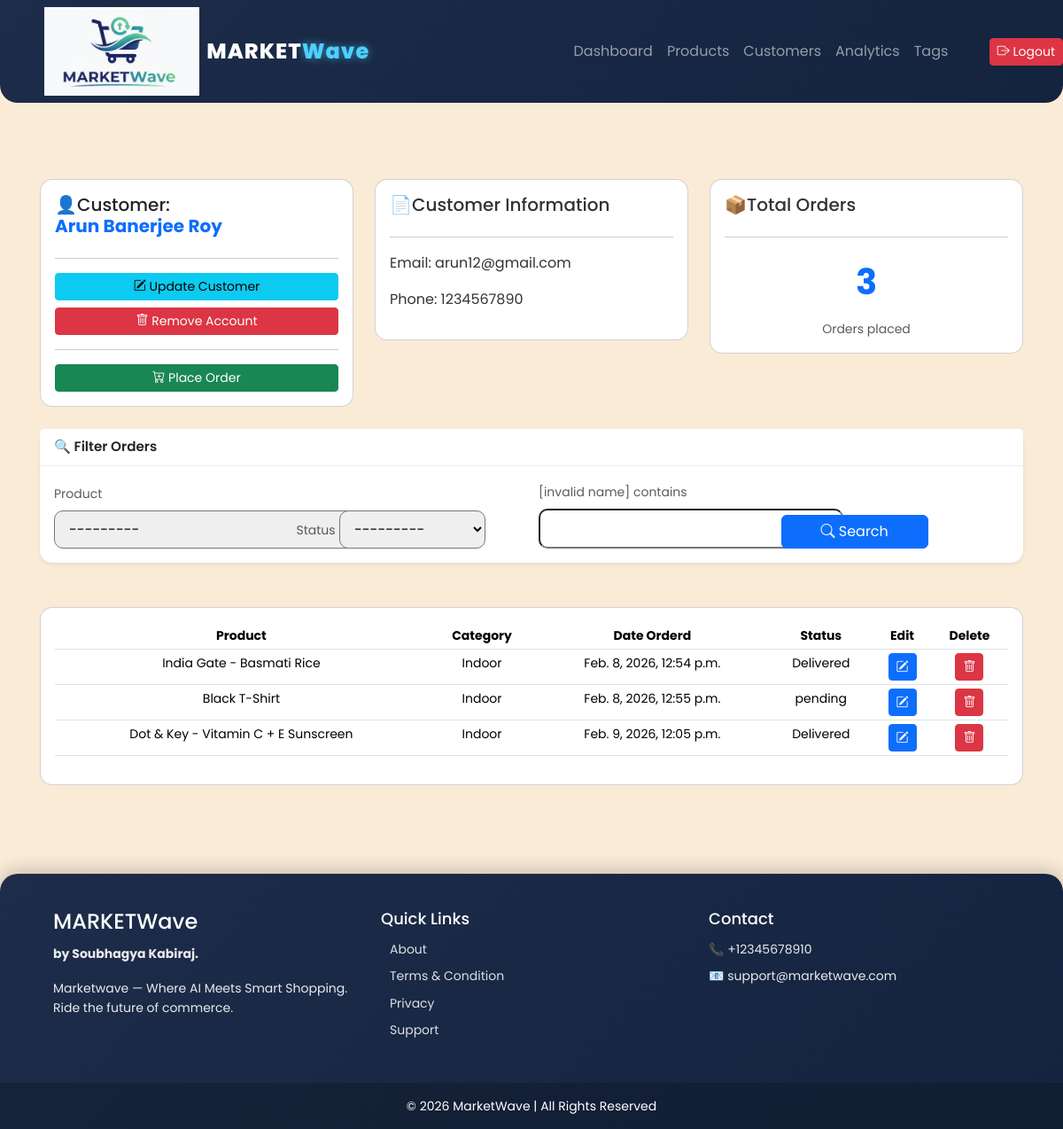
Page /customer/1 (signed in) on the committed database.
### account/models.py (models this page shows, shortened)
class Customer(models.Model):
    name=models.CharField(max_length=100)
    phone=models.CharField(max_length=100)
    email=models.CharField(max_length=200)
    date_created=models.DateTimeField(auto_now_add=True, null=True)

class Order(models.Model):
    STATUS=(
        ('pending','pending'),
        ('out for delivery','out for delivery'),
        ('Delivered','Delivered')
    )
    customer=models.ForeignKey(Customer,null=True,on_delete=models.CASCADE)
    Product=models.ForeignKey(Product,null=True,on_delete=models.CASCADE)
    date_created=models.DateTimeField(auto_now_add=True,null=True)
    status=models.CharField(max_length=100,null=True,choices=STATUS)

class Product(models.Model):
    CATEGORY=(
        ('Indoor', 'Indoor'),
        ('Out door', 'Outdoor'),
    )
    name=models.CharField(max_length=100,null=True)
    price=models.FloatField(null=True)
    category=models.CharField(max_length=100,null=True,choices=CATEGORY)
    description=models.CharField(max_length=200,null=True,blank=True)
    date_created=models.DateTimeField(auto_now_add=True,null=True)
    pic=models.ImageField(blank=True,null=True,upload_to='product_image')
    tags=models.ManyToManyField(Tag)
    def __str__(self):
        return self.name

### account/views.py (the view)
# urls.py: path('customer/<int:pk_test>',views.cust,name='customer'),
@login_required(login_url='loginpage')
def cust(request, pk_test):
    customer = Customer.objects.get(id=pk_test)
    orders = customer.order_set.all()
    order_count = orders.count()
    myFilter=OrderFilter(request.GET,queryset=orders)
    orders=myFilter.qs
    context = {
        'customer': customer,
        'orders': orders,
        'order_count': order_count,
        'myFilter':myFilter
    }
    return render(request, 'account/customer.html', context)

### template/account/customer.html (shortened to what this page needs)
{% extends 'main.html' %}
{% block content %}
<br>
<div class="row">
	<div class="col-md">
		<div class="card card-body">
			<h5 class="text-dark"> 👤Customer:
				<br><strong class="text-primary">{{customer.name}}</strong>
			</h5>
			<hr>
			<a class="btn btn-info btn-sm mb-2 btn-block" href="{% url 'update_customer' customer.id %}">
				<i class="bi bi-pencil-square"></i> Update Customer</a>
			<a class="btn btn-danger  btn-sm btn-block" href="{% url 'delete_customer' customer.id %}">
				<i class="bi bi-trash"></i> Remove Account</a>
			<hr>
			<a class="btn btn-sm btn-success btn-block" href="{% url 'place_order' customer.id %}">
				<i class="bi bi-cart-plus"></i> Place Order</a>
		</div>
	</div>
	<div class="col-md">
		<div class="card card-body">
			<h5>📄Customer Information</h5>
			<hr>
			<p>Email: {{customer.email}}</p>
			<p>Phone: {{customer.phone}}</p>
		</div>
	</div>
	<div class="col-md">
		<div class="card card-body">
			<h5>📦Total Orders</h5>
			<hr>
			<h1 class="fw-bold text-primary"style="text-align: center;padding: 10px">{{order_count}}</h1>
			<small class="text-muted" style="text-align: center;">Orders placed</small>
		</div>
	</div>
</div>
<br>
<div class="row mb-4">
	<div class="col">
		<div class="card shadow-sm border-0">
			<div class="card-header bg-white fw-semibold">
				🔍 Filter Orders
			</div>
			<div class="card-body">
				<form method="get" class="row g-3 align-items-end">
					{% for field in myFilter.form %}
					<div class="col-md-3">
						<label class="form-label small text-muted">
							{{ field.label }}
						</label>
						{{ field }}
					</div>
					{% endfor %}
					<div class="col-md-2 d-grid">
						<button class="btn btn-primary">
							<i class="bi bi-search"></i> Search
						</button>
					</div>
				</form>
			</div>
		</div>
	</div>
</div>
<br>
<div class="row" style="font-size: 14px; text-align: center;">
	<div class="col-md">
		<div class="card card-body">
			<table class="table table-sm">
				<tr>
					<th>Product</th>
					<th>Category</th>
					<th>Date Orderd</th>
					<th>Status</th>
					<th>Edit</th>
					<th>Delete</th>
				</tr>
				{% for order in orders %}
				<tr>
					<td>{{order.Product}}</td>
					<td>{{order.Product.category}}</td>
					<td>{{order.date_created}}</td>
					<td>{{order.status}}</td>
					<td>
						<a class="btn btn-sm btn-primary" href="{% url 'updateorder' order.id %}">
							<i class="bi bi-pencil-square"></i>
						</a>
					</td>
					<td><a class="btn btn-sm btn-danger" href="">
						<i class="bi bi-trash"></i>
					</a></td>
				</tr>
				{% endfor %}
			</table>
		</div>
	</div>
</div>
{% endblock %}

### static/css/main.css (style rules this page uses)
* body { font-family: 'Poppins', sans-serif; background-color: antiquewhite; color: #333; line-height: 1.6; }
html { scroll-behavior: smooth; }
.card { border-radius: 15px; transition: transform 0.3s ease, box-shadow 0.3s ease; }

### template/account/customer.html (style rules this page uses)
.card { border-radius: 14px; }
.card-header { border-bottom: 1px solid #eee; font-size: 0.95rem; }
form input, form select { border-radius: 10px !important; padding: 8px 12px; }

### rows in the picture
Customer: name "Arun Banerjee Roy", email "arun12@gmail.com", phone "1234567890"
Order: Product "India Gate - Basmati Rice", Product.category "Indoor", date_created "Feb. 8, 2026, 12:54 p.m.", status "Delivered"
Order: Product "Black T-Shirt", Product.category "Indoor", date_created "Feb. 8, 2026, 12:55 p.m.", status "pending"
Order: Product "Dot & Key - Vitamin C + E Sunscreen", Product.category "Indoor", date_created "Feb. 9, 2026, 12:05 p.m.", status "Delivered"

### other values in the picture
{{ order_count }} "3"
{{ field.label }} "Product" "Status" "[invalid name] contains"
